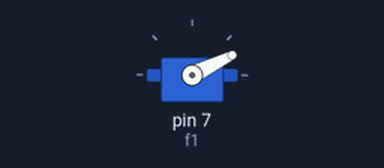
Recording of a sketch running on a simulated Arduino Uno, built with avr-gcc and run on an emulated ATmega328P. Parts: servo.

Above: at 0.1 s.
Timing chart, 0 to 40.0 s (numbered marks = the images above):
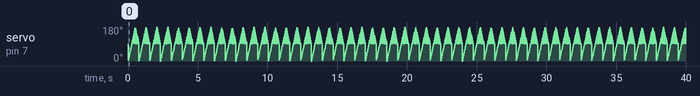

The sketch:

RoboDusterMono.ino
```cpp
#include<Servo.h>

int pos;
Servo f1;

void setup()
{
  f1.attach(7);
}

void loop()
{
for(pos=0; pos<180; pos++)
 {
  f1.write(pos);
 }
for(pos=180; pos>90; pos--)
 {
  f1.write(pos);
 }
}
```
